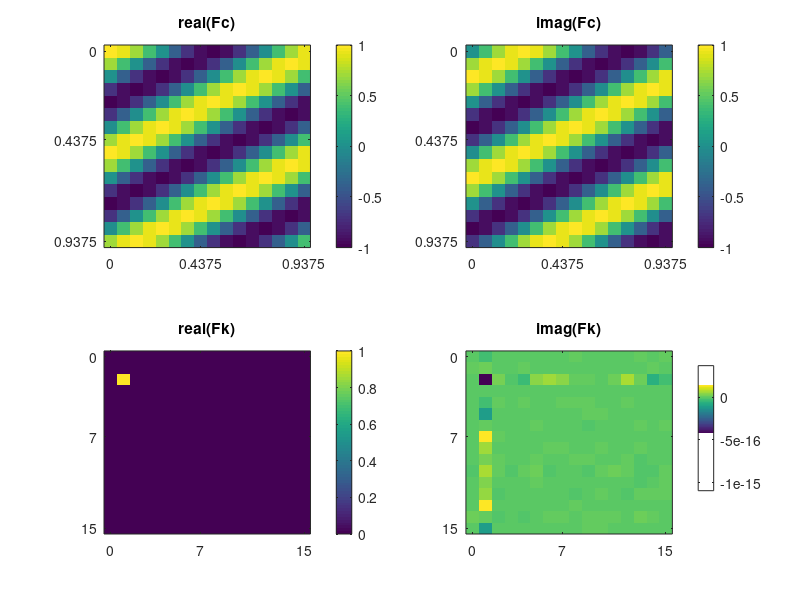

This chart was generated by the following MATLAB code:
% test 2d-fourier transform ; 

ng = 16; cmax = 1;
xg = linspace(0,cmax,ng+1); xg = xg(1:end-1); dx = mean(diff(xg));
kg = (0:ng-1)/cmax; dk = mean(diff(kg));
[Xc,Yc] = meshgrid(xg,xg);
Fc = exp(i*2*pi*1*Xc/cmax).*exp(i*2*pi*2*Yc/cmax);
Lc = sum(abs(Fc(:)).^2)*dx*dx;
Fk = fft2(Fc) * dx*dx;
Lk = sum(abs(Fk(:)).^2)*dk*dk;
disp(sprintf(' %% Lc %f Lk %f',Lc,Lk));
subplot(2,2,1);imagesc(real(Fc));title('real(Fc)'); colorbar; 
set(gca,'XTick',[1,ng/2,ng],'XTickLabel',[xg(1),xg(end/2),xg(end)]);set(gca,'YTick',[1,ng/2,ng],'YTickLabel',[xg(1),xg(end/2),xg(end)]);
subplot(2,2,2);imagesc(imag(Fc));title('imag(Fc)'); colorbar;
set(gca,'XTick',[1,ng/2,ng],'XTickLabel',[xg(1),xg(end/2),xg(end)]);set(gca,'YTick',[1,ng/2,ng],'YTickLabel',[xg(1),xg(end/2),xg(end)]);
subplot(2,2,3);imagesc(real(Fk));title('real(Fk)'); colorbar;
set(gca,'XTick',[1,ng/2,ng],'XTickLabel',[kg(1),kg(end/2),kg(end)]);set(gca,'YTick',[1,ng/2,ng],'YTickLabel',[kg(1),kg(end/2),kg(end)]);
subplot(2,2,4);imagesc(imag(Fk));title('imag(Fk)'); colorbar;
set(gca,'XTick',[1,ng/2,ng],'XTickLabel',[kg(1),kg(end/2),kg(end)]);set(gca,'YTick',[1,ng/2,ng],'YTickLabel',[kg(1),kg(end/2),kg(end)]);
